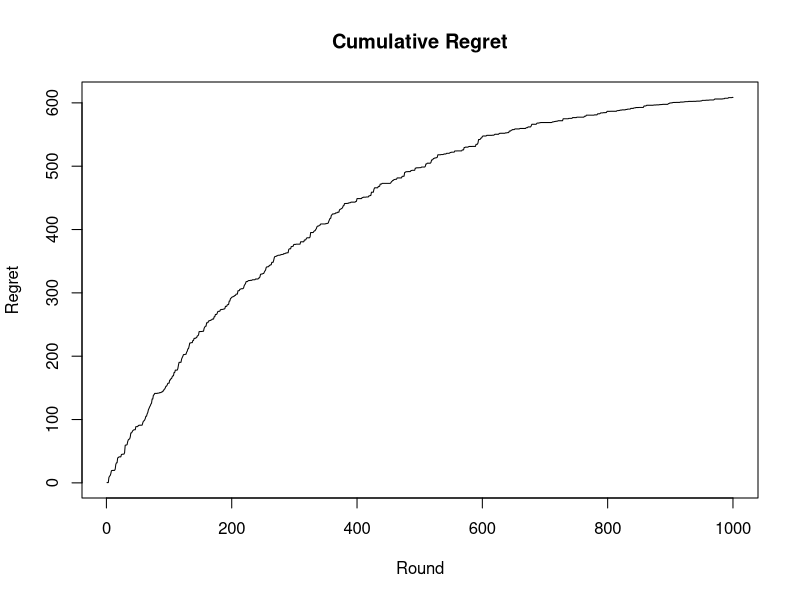

This chart was generated by the following R code:
set.seed(123)
library(MASS)

T <- 1000
K <- 5
d_context <- 4
d <- K*d_context
eta <- 1
sigma0 <- 0.01*eta
sigma <- 1  # variance of noise

theta_star <- rnorm(d, mean = 0, sd = 1)

phi <- function(X, i) {
  vec <- rep(0, d)
  start_idx <- (i - 1) * d_context + 1
  end_idx <- start_idx + d_context - 1
  vec[start_idx:end_idx] <- X
  return(vec)
}

mu <- rep(0, d)
Sigma <- diag(sigma0^2, d)  

regrets <- numeric(T)

for (t in 1:T) {
  X_t <- rnorm(d_context, mean = 0, sd = 1)
  
  theta_sample <- MASS::mvrnorm(1, mu, Sigma)
  
  pred_rewards <- sapply(1:K, function(a) sum(phi(X_t, a) * theta_sample))
  a_t <- which.max(pred_rewards)
  
  eps_t <- rnorm(1, mean = 0, sd = sigma)
  r_t <- sum(phi(X_t, a_t) * theta_star) + eps_t
  
  opt_rewards <- sapply(1:K, function(a) sum(phi(X_t, a) * theta_star))
  r_star_t <- max(opt_rewards)
  
  regrets[t] <- r_star_t - sum(phi(X_t, a_t) * theta_star)
  
  phi_vec <- phi(X_t, a_t)
  Sigma_inv <- solve(Sigma)
  Sigma <- solve(Sigma_inv + (1 / sigma^2) * (phi_vec %*% t(phi_vec)))
  mu <- Sigma %*% (Sigma_inv %*% mu + (1 / sigma^2) * phi_vec * r_t)
}

cumulative_regret <- cumsum(regrets)
cat(sprintf("Final cumulative regret: %.2f\n", cumulative_regret[T]))
plot(cumulative_regret, type = "l", main = "Cumulative Regret",
     xlab = "Round", ylab = "Regret")
